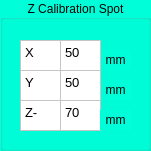
     <widget class="QGroupBox" name="z_cal_group">
      <property name="geometry">
       <rect>
        <x>10</x>
        <y>800</y>
        <width>151</width>
        <height>151</height>
       </rect>
      </property>
      <property name="styleSheet">
       <string notr="true">background-color: rgb(0, 255, 217);</string>
      </property>
      <property name="title">
       <string>Z Calibration Spot</string>
      </property>
      <property name="alignment">
       <set>Qt::AlignCenter</set>
      </property>
      <widget class="QLabel" name="z_cal_x_mm">
       <property name="geometry">
        <rect>
         <x>100</x>
         <y>50</y>
         <width>31</width>
         <height>20</height>
        </rect>
       </property>
       <property name="text">
        <string>mm</string>
       </property>
       <property name="alignment">
        <set>Qt::AlignCenter</set>
       </property>
      </widget>
      <widget class="QTextEdit" name="z_cal_z">
       <property name="geometry">
        <rect>
         <x>60</x>
         <y>100</y>
         <width>41</width>
         <height>31</height>
        </rect>
       </property>
       <property name="styleSheet">
        <string notr="true">background-color: rgb(255, 255, 255);</string>
       </property>
       <property name="html">
        <string>&lt;!DOCTYPE HTML PUBLIC &quot;-//W3C//DTD HTML 4.0//EN&quot; &quot;http://www.w3.org/TR/REC-html40/strict.dtd&quot;&gt;
&lt;html&gt;&lt;head&gt;&lt;meta name=&quot;qrichtext&quot; content=&quot;1&quot; /&gt;&lt;meta charset=&quot;utf-8&quot; /&gt;&lt;style type=&quot;text/css&quot;&gt;
p, li { white-space: pre-wrap; }
hr { height: 1px; border-width: 0; }
&lt;/style&gt;&lt;/head&gt;&lt;body style=&quot; font-family:'Noto Sans'; font-size:12pt; font-weight:400; font-style:normal;&quot;&gt;
&lt;p style=&quot; margin-top:0px; margin-bottom:0px; margin-left:0px; margin-right:0px; -qt-block-indent:0; text-indent:0px;&quot;&gt;&lt;span style=&quot; font-size:10pt;&quot;&gt;70&lt;/span&gt;&lt;/p&gt;&lt;/body&gt;&lt;/html&gt;</string>
       </property>
      </widget>
      <widget class="QTextEdit" name="z_cal_x">
       <property name="geometry">
        <rect>
         <x>60</x>
         <y>40</y>
         <width>41</width>
         <height>31</height>
        </rect>
       </property>
       <property name="styleSheet">
        <string notr="true">background-color: rgb(255, 255, 255);</string>
       </property>
       <property name="html">
        <string>&lt;!DOCTYPE HTML PUBLIC &quot;-//W3C//DTD HTML 4.0//EN&quot; &quot;http://www.w3.org/TR/REC-html40/strict.dtd&quot;&gt;
&lt;html&gt;&lt;head&gt;&lt;meta name=&quot;qrichtext&quot; content=&quot;1&quot; /&gt;&lt;meta charset=&quot;utf-8&quot; /&gt;&lt;style type=&quot;text/css&quot;&gt;
p, li { white-space: pre-wrap; }
hr { height: 1px; border-width: 0; }
&lt;/style&gt;&lt;/head&gt;&lt;body style=&quot; font-family:'Noto Sans'; font-size:12pt; font-weight:400; font-style:normal;&quot;&gt;
&lt;p style=&quot; margin-top:0px; margin-bottom:0px; margin-left:0px; margin-right:0px; -qt-block-indent:0; text-indent:0px;&quot;&gt;&lt;span style=&quot; font-size:10pt;&quot;&gt;50&lt;/span&gt;&lt;/p&gt;&lt;/body&gt;&lt;/html&gt;</string>
       </property>
      </widget>
      <widget class="QTextEdit" name="z_cal_z_0">
       <property name="enabled">
        <bool>true</bool>
       </property>
       <property name="geometry">
        <rect>
         <x>20</x>
         <y>100</y>
         <width>41</width>
         <height>31</height>
        </rect>
       </property>
       <property name="styleSheet">
        <string notr="true">background-color: rgb(255, 255, 255);</string>
       </property>
       <property name="readOnly">
        <bool>true</bool>
       </property>
       <property name="html">
        <string>&lt;!DOCTYPE HTML PUBLIC &quot;-//W3C//DTD HTML 4.0//EN&quot; &quot;http://www.w3.org/TR/REC-html40/strict.dtd&quot;&gt;
&lt;html&gt;&lt;head&gt;&lt;meta name=&quot;qrichtext&quot; content=&quot;1&quot; /&gt;&lt;meta charset=&quot;utf-8&quot; /&gt;&lt;style type=&quot;text/css&quot;&gt;
p, li { white-space: pre-wrap; }
hr { height: 1px; border-width: 0; }
&lt;/style&gt;&lt;/head&gt;&lt;body style=&quot; font-family:'Noto Sans'; font-size:12pt; font-weight:400; font-style:normal;&quot;&gt;
&lt;p style=&quot; margin-top:0px; margin-bottom:0px; margin-left:0px; margin-right:0px; -qt-block-indent:0; text-indent:0px;&quot;&gt;&lt;span style=&quot; font-size:10pt;&quot;&gt;Z-&lt;/span&gt;&lt;/p&gt;&lt;/body&gt;&lt;/html&gt;</string>
       </property>
      </widget>
      <widget class="QLabel" name="z_cal_y_mm">
       <property name="geometry">
        <rect>
         <x>100</x>
         <y>80</y>
         <width>31</width>
         <height>20</height>
        </rect>
       </property>
       <property name="text">
        <string>mm</string>
       </property>
       <property name="alignment">
        <set>Qt::AlignCenter</set>
       </property>
      </widget>
      <widget class="QTextEdit" name="z_cal_y_0">
       <property name="enabled">
        <bool>true</bool>
       </property>
       <property name="geometry">
        <rect>
         <x>20</x>
         <y>70</y>
         <width>41</width>
         <height>31</height>
        </rect>
       </property>
       <property name="styleSheet">
        <string notr="true">background-color: rgb(255, 255, 255);</string>
       </property>
       <property name="readOnly">
        <bool>true</bool>
       </property>
       <property name="html">
        <string>&lt;!DOCTYPE HTML PUBLIC &quot;-//W3C//DTD HTML 4.0//EN&quot; &quot;http://www.w3.org/TR/REC-html40/strict.dtd&quot;&gt;
&lt;html&gt;&lt;head&gt;&lt;meta name=&quot;qrichtext&quot; content=&quot;1&quot; /&gt;&lt;meta charset=&quot;utf-8&quot; /&gt;&lt;style type=&quot;text/css&quot;&gt;
p, li { white-space: pre-wrap; }
hr { height: 1px; border-width: 0; }
&lt;/style&gt;&lt;/head&gt;&lt;body style=&quot; font-family:'Noto Sans'; font-size:12pt; font-weight:400; font-style:normal;&quot;&gt;
&lt;p style=&quot; margin-top:0px; margin-bottom:0px; margin-left:0px; margin-right:0px; -qt-block-indent:0; text-indent:0px;&quot;&gt;&lt;span style=&quot; font-size:10pt;&quot;&gt;Y&lt;/span&gt;&lt;/p&gt;&lt;/body&gt;&lt;/html&gt;</string>
       </property>
      </widget>
      <widget class="QTextEdit" name="z_cal_y">
       <property name="geometry">
        <rect>
         <x>60</x>
         <y>70</y>
         <width>41</width>
         <height>31</height>
        </rect>
       </property>
       <property name="styleSheet">
        <string notr="true">background-color: rgb(255, 255, 255);</string>
       </property>
       <property name="html">
        <string>&lt;!DOCTYPE HTML PUBLIC &quot;-//W3C//DTD HTML 4.0//EN&quot; &quot;http://www.w3.org/TR/REC-html40/strict.dtd&quot;&gt;
&lt;html&gt;&lt;head&gt;&lt;meta name=&quot;qrichtext&quot; content=&quot;1&quot; /&gt;&lt;meta charset=&quot;utf-8&quot; /&gt;&lt;style type=&quot;text/css&quot;&gt;
p, li { white-space: pre-wrap; }
hr { height: 1px; border-width: 0; }
&lt;/style&gt;&lt;/head&gt;&lt;body style=&quot; font-family:'Noto Sans'; font-size:12pt; font-weight:400; font-style:normal;&quot;&gt;
&lt;p style=&quot; margin-top:0px; margin-bottom:0px; margin-left:0px; margin-right:0px; -qt-block-indent:0; text-indent:0px;&quot;&gt;&lt;span style=&quot; font-size:10pt;&quot;&gt;50&lt;/span&gt;&lt;/p&gt;&lt;/body&gt;&lt;/html&gt;</string>
       </property>
      </widget>
      <widget class="QTextEdit" name="z_cal_x_0">
       <property name="enabled">
        <bool>true</bool>
       </property>
       <property name="geometry">
        <rect>
         <x>20</x>
         <y>40</y>
         <width>41</width>
         <height>31</height>
        </rect>
       </property>
       <property name="styleSheet">
        <string notr="true">background-color: rgb(255, 255, 255);</string>
       </property>
       <property name="readOnly">
        <bool>true</bool>
       </property>
       <property name="html">
        <string>&lt;!DOCTYPE HTML PUBLIC &quot;-//W3C//DTD HTML 4.0//EN&quot; &quot;http://www.w3.org/TR/REC-html40/strict.dtd&quot;&gt;
&lt;html&gt;&lt;head&gt;&lt;meta name=&quot;qrichtext&quot; content=&quot;1&quot; /&gt;&lt;meta charset=&quot;utf-8&quot; /&gt;&lt;style type=&quot;text/css&quot;&gt;
p, li { white-space: pre-wrap; }
hr { height: 1px; border-width: 0; }
&lt;/style&gt;&lt;/head&gt;&lt;body style=&quot; font-family:'Noto Sans'; font-size:12pt; font-weight:400; font-style:normal;&quot;&gt;
&lt;p style=&quot; margin-top:0px; margin-bottom:0px; margin-left:0px; margin-right:0px; -qt-block-indent:0; text-indent:0px;&quot;&gt;&lt;span style=&quot; font-size:10pt;&quot;&gt;X&lt;/span&gt;&lt;/p&gt;&lt;/body&gt;&lt;/html&gt;</string>
       </property>
      </widget>
      <widget class="QLabel" name="z_cal_z_mm">
       <property name="geometry">
        <rect>
         <x>100</x>
         <y>110</y>
         <width>31</width>
         <height>20</height>
        </rect>
       </property>
       <property name="text">
        <string>mm</string>
       </property>
       <property name="alignment">
        <set>Qt::AlignCenter</set>
       </property>
      </widget>
     </widget>
